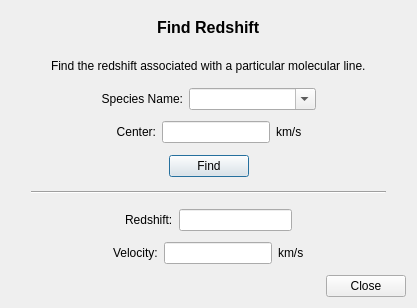
<?xml version="1.0" encoding="UTF-8"?>
<ui version="4.0">
 <class>SearchRedshiftDialogClass</class>
 <widget class="QDialog" name="SearchRedshiftDialogClass">
  <property name="geometry">
   <rect>
    <x>0</x>
    <y>0</y>
    <width>417</width>
    <height>308</height>
   </rect>
  </property>
  <property name="windowTitle">
   <string>SearchRedshiftDialog</string>
  </property>
  <layout class="QVBoxLayout" name="verticalLayout">
   <item>
    <layout class="QHBoxLayout" name="horizontalLayout_8">
     <item>
      <spacer name="horizontalSpacer_14">
       <property name="orientation">
        <enum>Qt::Horizontal</enum>
       </property>
       <property name="sizeHint" stdset="0">
        <size>
         <width>40</width>
         <height>20</height>
        </size>
       </property>
      </spacer>
     </item>
     <item>
      <widget class="QLabel" name="titleLabel">
       <property name="font">
        <font>
         <pointsize>12</pointsize>
         <weight>75</weight>
         <bold>true</bold>
        </font>
       </property>
       <property name="text">
        <string>&lt;font color='black'&gt;Find Redshift&lt;/font&gt;</string>
       </property>
      </widget>
     </item>
     <item>
      <spacer name="horizontalSpacer_15">
       <property name="orientation">
        <enum>Qt::Horizontal</enum>
       </property>
       <property name="sizeHint" stdset="0">
        <size>
         <width>40</width>
         <height>20</height>
        </size>
       </property>
      </spacer>
     </item>
    </layout>
   </item>
   <item>
    <layout class="QHBoxLayout" name="horizontalLayout_7">
     <item>
      <spacer name="horizontalSpacer_12">
       <property name="orientation">
        <enum>Qt::Horizontal</enum>
       </property>
       <property name="sizeHint" stdset="0">
        <size>
         <width>13</width>
         <height>20</height>
        </size>
       </property>
      </spacer>
     </item>
     <item>
      <widget class="QLabel" name="explanationLabel">
       <property name="text">
        <string>&lt;font color='black'&gt;Find the redshift associated with a particular molecular line.&lt;/font&gt;</string>
       </property>
      </widget>
     </item>
     <item>
      <spacer name="horizontalSpacer_13">
       <property name="orientation">
        <enum>Qt::Horizontal</enum>
       </property>
       <property name="sizeHint" stdset="0">
        <size>
         <width>17</width>
         <height>20</height>
        </size>
       </property>
      </spacer>
     </item>
    </layout>
   </item>
   <item>
    <layout class="QHBoxLayout" name="horizontalLayout_3">
     <item>
      <spacer name="horizontalSpacer">
       <property name="orientation">
        <enum>Qt::Horizontal</enum>
       </property>
       <property name="sizeHint" stdset="0">
        <size>
         <width>40</width>
         <height>20</height>
        </size>
       </property>
      </spacer>
     </item>
     <item>
      <widget class="QLabel" name="speciesLabel">
       <property name="text">
        <string>&lt;font color='black'&gt;Species Name:&lt;/font&gt;</string>
       </property>
       <property name="alignment">
        <set>Qt::AlignRight|Qt::AlignTrailing|Qt::AlignVCenter</set>
       </property>
      </widget>
     </item>
     <item>
      <widget class="QComboBox" name="speciesCombo">
       <property name="sizePolicy">
        <sizepolicy hsizetype="MinimumExpanding" vsizetype="Fixed">
         <horstretch>0</horstretch>
         <verstretch>0</verstretch>
        </sizepolicy>
       </property>
       <property name="minimumSize">
        <size>
         <width>127</width>
         <height>0</height>
        </size>
       </property>
       <property name="toolTip">
        <string>Select or type in the species of a known molecular line.</string>
       </property>
       <property name="editable">
        <bool>true</bool>
       </property>
      </widget>
     </item>
     <item>
      <spacer name="horizontalSpacer_6">
       <property name="orientation">
        <enum>Qt::Horizontal</enum>
       </property>
       <property name="sizeHint" stdset="0">
        <size>
         <width>17</width>
         <height>20</height>
        </size>
       </property>
      </spacer>
     </item>
    </layout>
   </item>
   <item>
    <layout class="QHBoxLayout" name="horizontalLayout">
     <item>
      <spacer name="horizontalSpacer_3">
       <property name="orientation">
        <enum>Qt::Horizontal</enum>
       </property>
       <property name="sizeHint" stdset="0">
        <size>
         <width>40</width>
         <height>20</height>
        </size>
       </property>
      </spacer>
     </item>
     <item>
      <widget class="QLabel" name="centerLabel">
       <property name="text">
        <string>&lt;font color='black'&gt;Center:&lt;/font&gt;</string>
       </property>
       <property name="alignment">
        <set>Qt::AlignRight|Qt::AlignTrailing|Qt::AlignVCenter</set>
       </property>
      </widget>
     </item>
     <item>
      <widget class="QLineEdit" name="centerLineEdit">
       <property name="toolTip">
        <string>Center of the line as shown on the graph.</string>
       </property>
      </widget>
     </item>
     <item>
      <widget class="QLabel" name="unitLabel">
       <property name="text">
        <string>&lt;font color='black'&gt;km/s&lt;/font&gt;</string>
       </property>
      </widget>
     </item>
     <item>
      <spacer name="horizontalSpacer_2">
       <property name="orientation">
        <enum>Qt::Horizontal</enum>
       </property>
       <property name="sizeHint" stdset="0">
        <size>
         <width>40</width>
         <height>20</height>
        </size>
       </property>
      </spacer>
     </item>
    </layout>
   </item>
   <item>
    <layout class="QHBoxLayout" name="horizontalLayout_4">
     <item>
      <spacer name="horizontalSpacer_7">
       <property name="orientation">
        <enum>Qt::Horizontal</enum>
       </property>
       <property name="sizeHint" stdset="0">
        <size>
         <width>40</width>
         <height>20</height>
        </size>
       </property>
      </spacer>
     </item>
     <item>
      <widget class="QPushButton" name="findRedshiftButton">
       <property name="toolTip">
        <string>Click this button to find the redshift of the specified line.</string>
       </property>
       <property name="text">
        <string>Find</string>
       </property>
      </widget>
     </item>
     <item>
      <spacer name="horizontalSpacer_4">
       <property name="orientation">
        <enum>Qt::Horizontal</enum>
       </property>
       <property name="sizeHint" stdset="0">
        <size>
         <width>40</width>
         <height>20</height>
        </size>
       </property>
      </spacer>
     </item>
    </layout>
   </item>
   <item>
    <layout class="QHBoxLayout" name="horizontalLayout_5">
     <item>
      <spacer name="horizontalSpacer_8">
       <property name="orientation">
        <enum>Qt::Horizontal</enum>
       </property>
       <property name="sizeHint" stdset="0">
        <size>
         <width>13</width>
         <height>20</height>
        </size>
       </property>
      </spacer>
     </item>
     <item>
      <widget class="Line" name="line">
       <property name="minimumSize">
        <size>
         <width>355</width>
         <height>0</height>
        </size>
       </property>
       <property name="orientation">
        <enum>Qt::Horizontal</enum>
       </property>
      </widget>
     </item>
     <item>
      <spacer name="horizontalSpacer_9">
       <property name="orientation">
        <enum>Qt::Horizontal</enum>
       </property>
       <property name="sizeHint" stdset="0">
        <size>
         <width>17</width>
         <height>20</height>
        </size>
       </property>
      </spacer>
     </item>
    </layout>
   </item>
   <item>
    <layout class="QHBoxLayout" name="horizontalLayout_6">
     <item>
      <spacer name="horizontalSpacer_10">
       <property name="orientation">
        <enum>Qt::Horizontal</enum>
       </property>
       <property name="sizeHint" stdset="0">
        <size>
         <width>40</width>
         <height>20</height>
        </size>
       </property>
      </spacer>
     </item>
     <item>
      <widget class="QLabel" name="redshiftLabel">
       <property name="text">
        <string>&lt;font color='black'&gt;Redshift:&lt;/font&gt;</string>
       </property>
      </widget>
     </item>
     <item>
      <widget class="QLineEdit" name="redshiftLineEdit">
       <property name="toolTip">
        <string>Calculated redshift of the specified line.</string>
       </property>
       <property name="readOnly">
        <bool>true</bool>
       </property>
      </widget>
     </item>
     <item>
      <spacer name="horizontalSpacer_11">
       <property name="orientation">
        <enum>Qt::Horizontal</enum>
       </property>
       <property name="sizeHint" stdset="0">
        <size>
         <width>40</width>
         <height>20</height>
        </size>
       </property>
      </spacer>
     </item>
    </layout>
   </item>
   <item>
    <layout class="QHBoxLayout" name="horizontalLayout_9">
     <item>
      <spacer name="horizontalSpacer_17">
       <property name="orientation">
        <enum>Qt::Horizontal</enum>
       </property>
       <property name="sizeHint" stdset="0">
        <size>
         <width>40</width>
         <height>20</height>
        </size>
       </property>
      </spacer>
     </item>
     <item>
      <widget class="QLabel" name="velocityLabel">
       <property name="text">
        <string>&lt;font color='black'&gt;Velocity:&lt;/font&gt;</string>
       </property>
      </widget>
     </item>
     <item>
      <widget class="QLineEdit" name="velocityLineEdit"/>
     </item>
     <item>
      <widget class="QLabel" name="velocityUnitLabel">
       <property name="text">
        <string>&lt;font color='black'&gt;km/s&lt;/font&gt;</string>
       </property>
      </widget>
     </item>
     <item>
      <spacer name="horizontalSpacer_18">
       <property name="orientation">
        <enum>Qt::Horizontal</enum>
       </property>
       <property name="sizeHint" stdset="0">
        <size>
         <width>40</width>
         <height>20</height>
        </size>
       </property>
      </spacer>
     </item>
    </layout>
   </item>
   <item>
    <layout class="QHBoxLayout" name="horizontalLayout_2">
     <item>
      <spacer name="horizontalSpacer_5">
       <property name="orientation">
        <enum>Qt::Horizontal</enum>
       </property>
       <property name="sizeHint" stdset="0">
        <size>
         <width>40</width>
         <height>20</height>
        </size>
       </property>
      </spacer>
     </item>
     <item>
      <widget class="QPushButton" name="closeButton">
       <property name="toolTip">
        <string>Clicking this button will close the dialog.</string>
       </property>
       <property name="text">
        <string>Close</string>
       </property>
      </widget>
     </item>
    </layout>
   </item>
  </layout>
 </widget>
 <layoutdefault spacing="6" margin="11"/>
 <resources/>
 <connections/>
</ui>
